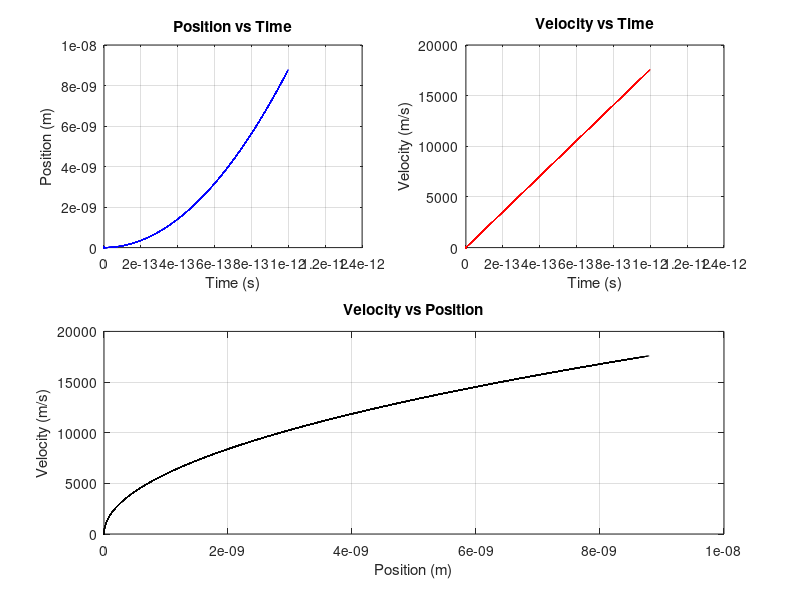

Source code (MATLAB):
% Constants
e = 1.602176634e-19;      % Electron charge (C)
m_e = 9.10938356e-31;     % Electron mass (kg)

% Simulation Parameters
dt = 1e-15;               % Time step (s)
t_max = 1e-12;            % Total simulation time (s)
E = 1e5;                  % Electric field (V/m)

% Time Array
t = 0:dt:t_max;           
num_steps = length(t);

% Initialize Arrays
x = zeros(1, num_steps);  % Position (m)
v = zeros(1, num_steps);  % Velocity (m/s)

% Acceleration (constant)
a = (e * E) / m_e;

% Initialize Figures
figure('Name','1D Electron Simulation','NumberTitle','off');

subplot(2,2,1); % Position vs Time
h1 = plot(0,0,'b');
xlabel('Time (s)'); ylabel('Position (m)');
title('Position vs Time'); grid on; hold on;

subplot(2,2,2); % Velocity vs Time
h2 = plot(0,0,'r');
xlabel('Time (s)'); ylabel('Velocity (m/s)');
title('Velocity vs Time'); grid on; hold on;

subplot(2,2,[3 4]); % Velocity vs Position (Phase Space)
h3 = plot(0,0,'k');
xlabel('Position (m)'); ylabel('Velocity (m/s)');
title('Velocity vs Position'); grid on; hold on;

% Simulation Loop with Animation
for n = 2:num_steps
    % Update velocity and position
    v(n) = v(n-1) + a * dt;
    x(n) = x(n-1) + v(n-1) * dt + 0.5 * a * dt^2;

    % Update plots
    subplot(2,2,1);
    plot(t(1:n), x(1:n), 'b'); drawnow;

    subplot(2,2,2);
    plot(t(1:n), v(1:n), 'r'); drawnow;

    subplot(2,2,[3 4]);
    plot(x(1:n), v(1:n), 'k'); drawnow;
end
